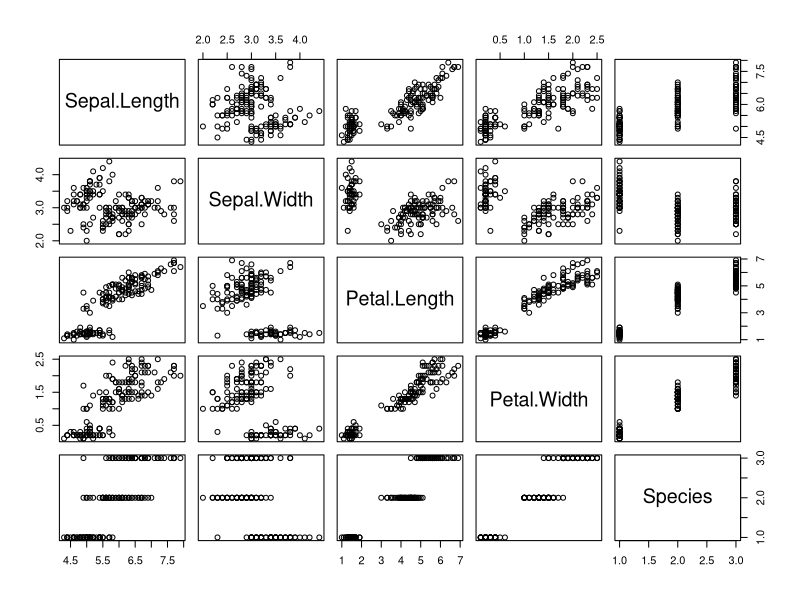
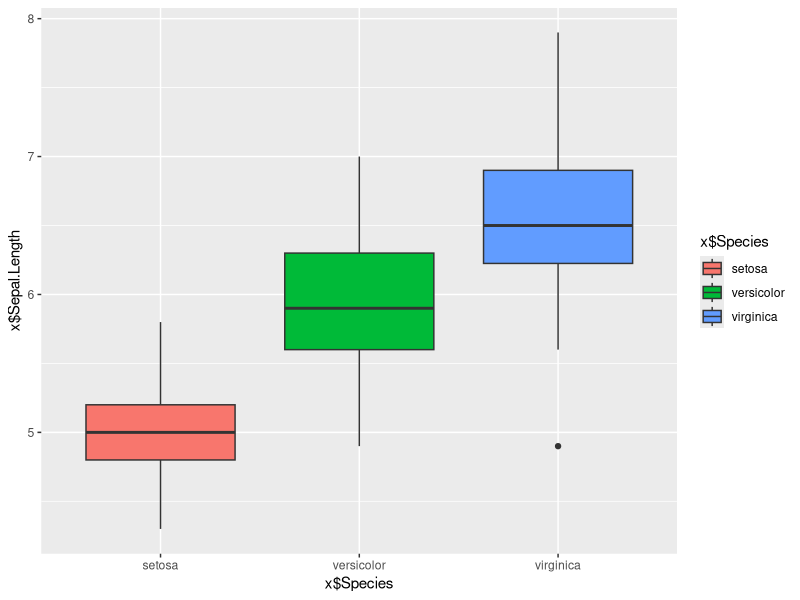
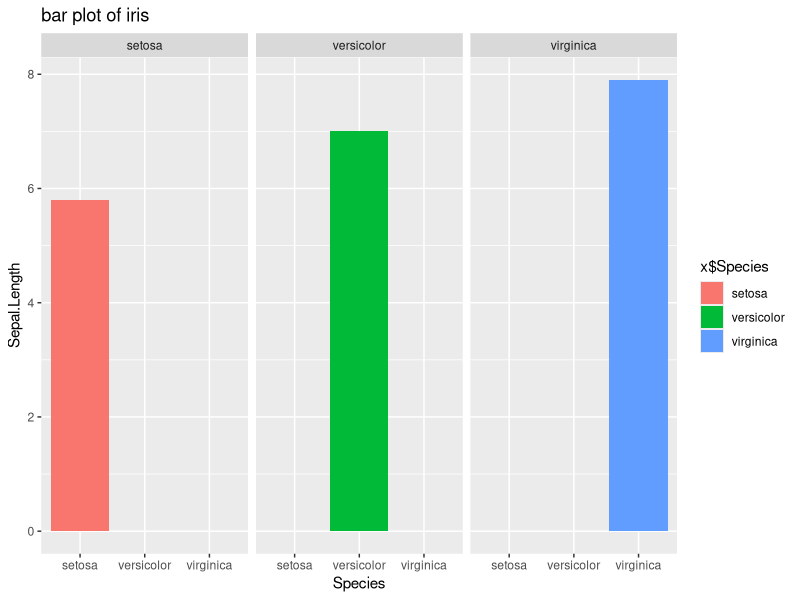
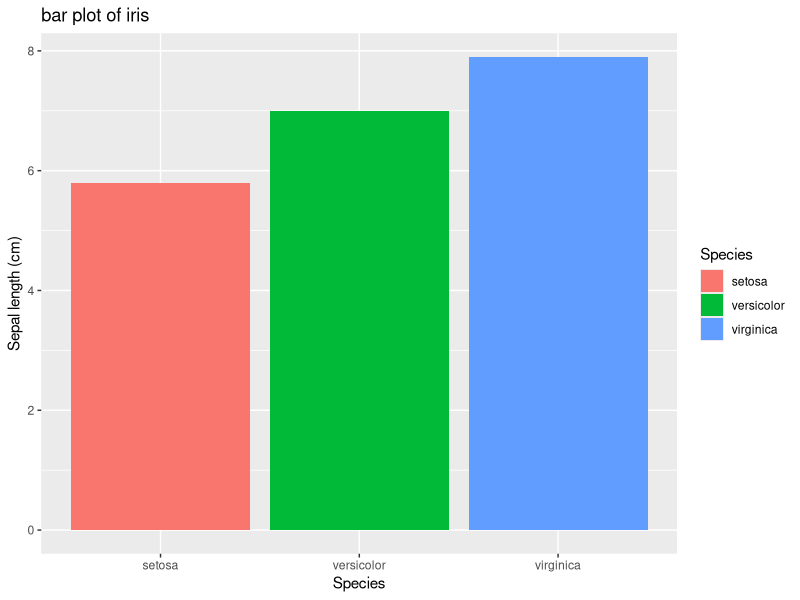
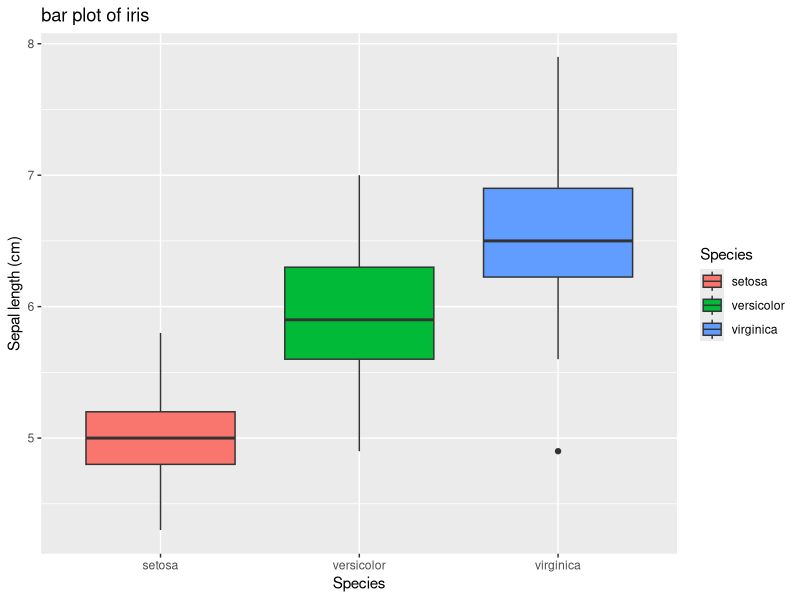

Source code (R) for these figures, in order:
iris
x <- iris 
#y <- iris3
summary(x)
View(x)
plot(x)
library(ggplot2)
ggplot(data = x, aes(x= x$Species, y= x$Sepal.Length, fill= x$Species))+
  geom_boxplot()
  
ggplot(data = x, aes(x= Species, y= Sepal.Length, fill= x$Species))+
  geom_bar(position = "dodge", stat = "identity")+
  facet_wrap(~x$Species)+
  labs(title = "bar plot of iris")

ggplot(data = x, aes(x= Species, y= Sepal.Length, fill= x$Species))+
  geom_bar(position = "dodge", stat = "identity")+
  labs(title = "bar plot of iris", x= "Species", y= "Sepal length (cm)",
  fill= "Species")

ggplot(data = x, aes(x= Species, y= Sepal.Length, fill= x$Species))+
  geom_boxplot()+
  labs(title = "bar plot of iris", x= "Species", y= "Sepal length (cm)",
                      fill= "Species")
